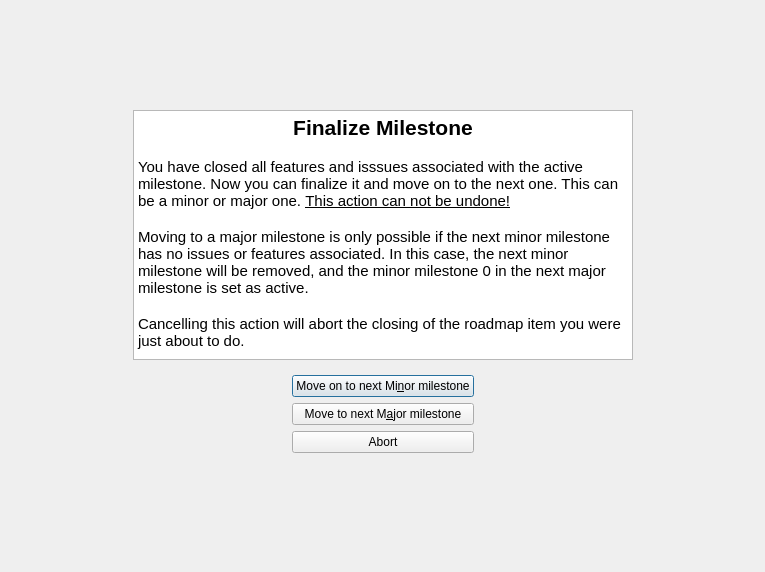
<?xml version="1.0" encoding="UTF-8"?>
<ui version="4.0">
 <class>Dialog</class>
 <widget class="QDialog" name="Dialog">
  <property name="geometry">
   <rect>
    <x>0</x>
    <y>0</y>
    <width>765</width>
    <height>572</height>
   </rect>
  </property>
  <property name="windowTitle">
   <string>Finalize Milestone</string>
  </property>
  <property name="modal">
   <bool>true</bool>
  </property>
  <layout class="QGridLayout" name="gridLayout_3">
   <item row="0" column="1">
    <spacer name="verticalSpacer_2">
     <property name="orientation">
      <enum>Qt::Vertical</enum>
     </property>
     <property name="sizeHint" stdset="0">
      <size>
       <width>20</width>
       <height>76</height>
      </size>
     </property>
    </spacer>
   </item>
   <item row="1" column="1" rowspan="2">
    <widget class="QWidget" name="widget" native="true">
     <layout class="QGridLayout" name="gridLayout_2">
      <item row="0" column="0" colspan="3">
       <widget class="QTextEdit" name="textEdit">
        <property name="sizePolicy">
         <sizepolicy hsizetype="Expanding" vsizetype="Preferred">
          <horstretch>0</horstretch>
          <verstretch>0</verstretch>
         </sizepolicy>
        </property>
        <property name="minimumSize">
         <size>
          <width>500</width>
          <height>250</height>
         </size>
        </property>
        <property name="readOnly">
         <bool>true</bool>
        </property>
        <property name="html">
         <string>&lt;!DOCTYPE HTML PUBLIC &quot;-//W3C//DTD HTML 4.0//EN&quot; &quot;http://www.w3.org/TR/REC-html40/strict.dtd&quot;&gt;
&lt;html&gt;&lt;head&gt;&lt;meta name=&quot;qrichtext&quot; content=&quot;1&quot; /&gt;&lt;style type=&quot;text/css&quot;&gt;
p, li { white-space: pre-wrap; }
&lt;/style&gt;&lt;/head&gt;&lt;body style=&quot; font-family:'Ubuntu'; font-size:11pt; font-weight:400; font-style:normal;&quot;&gt;
&lt;p align=&quot;center&quot; style=&quot; margin-top:0px; margin-bottom:0px; margin-left:0px; margin-right:0px; -qt-block-indent:0; text-indent:0px;&quot;&gt;&lt;span style=&quot; font-size:16pt; font-weight:600;&quot;&gt;Finalize Milestone&lt;/span&gt;&lt;/p&gt;
&lt;p style=&quot;-qt-paragraph-type:empty; margin-top:0px; margin-bottom:0px; margin-left:0px; margin-right:0px; -qt-block-indent:0; text-indent:0px;&quot;&gt;&lt;br /&gt;&lt;/p&gt;
&lt;p style=&quot; margin-top:0px; margin-bottom:0px; margin-left:0px; margin-right:0px; -qt-block-indent:0; text-indent:0px;&quot;&gt;You have closed all features and isssues associated with the active milestone. Now you can finalize it and move on to the next one. This can be a minor or major one. &lt;span style=&quot; text-decoration: underline;&quot;&gt;This action can not be undone!&lt;/span&gt;&lt;/p&gt;
&lt;p style=&quot;-qt-paragraph-type:empty; margin-top:0px; margin-bottom:0px; margin-left:0px; margin-right:0px; -qt-block-indent:0; text-indent:0px;&quot;&gt;&lt;br /&gt;&lt;/p&gt;
&lt;p style=&quot; margin-top:0px; margin-bottom:0px; margin-left:0px; margin-right:0px; -qt-block-indent:0; text-indent:0px;&quot;&gt;Moving to a major milestone is only possible if the next minor milestone has no issues or features associated. In this case, the next minor milestone will be removed, and the minor milestone 0 in the next major milestone is set as active.&lt;/p&gt;
&lt;p style=&quot;-qt-paragraph-type:empty; margin-top:0px; margin-bottom:0px; margin-left:0px; margin-right:0px; -qt-block-indent:0; text-indent:0px;&quot;&gt;&lt;br /&gt;&lt;/p&gt;
&lt;p style=&quot; margin-top:0px; margin-bottom:0px; margin-left:0px; margin-right:0px; -qt-block-indent:0; text-indent:0px;&quot;&gt;Cancelling this action will abort the closing of the roadmap item you were just about to do.&lt;/p&gt;&lt;/body&gt;&lt;/html&gt;</string>
        </property>
       </widget>
      </item>
      <item row="1" column="0">
       <spacer name="horizontalSpacer_2">
        <property name="orientation">
         <enum>Qt::Horizontal</enum>
        </property>
        <property name="sizeHint" stdset="0">
         <size>
          <width>112</width>
          <height>18</height>
         </size>
        </property>
       </spacer>
      </item>
      <item row="1" column="1">
       <widget class="QWidget" name="widget_2" native="true">
        <layout class="QGridLayout" name="gridLayout">
         <item row="0" column="0">
          <widget class="QPushButton" name="btn_finminor">
           <property name="text">
            <string>Move on to next Mi&amp;nor milestone</string>
           </property>
          </widget>
         </item>
         <item row="1" column="0">
          <widget class="QPushButton" name="btn_finmajor">
           <property name="text">
            <string>Move to next M&amp;ajor milestone</string>
           </property>
          </widget>
         </item>
         <item row="2" column="0">
          <widget class="QPushButton" name="btn_abort">
           <property name="text">
            <string>Abort</string>
           </property>
          </widget>
         </item>
        </layout>
       </widget>
      </item>
      <item row="1" column="2">
       <spacer name="horizontalSpacer_3">
        <property name="orientation">
         <enum>Qt::Horizontal</enum>
        </property>
        <property name="sizeHint" stdset="0">
         <size>
          <width>112</width>
          <height>20</height>
         </size>
        </property>
       </spacer>
      </item>
     </layout>
    </widget>
   </item>
   <item row="1" column="2">
    <spacer name="horizontalSpacer">
     <property name="orientation">
      <enum>Qt::Horizontal</enum>
     </property>
     <property name="sizeHint" stdset="0">
      <size>
       <width>105</width>
       <height>20</height>
      </size>
     </property>
    </spacer>
   </item>
   <item row="2" column="0">
    <spacer name="horizontalSpacer_4">
     <property name="orientation">
      <enum>Qt::Horizontal</enum>
     </property>
     <property name="sizeHint" stdset="0">
      <size>
       <width>106</width>
       <height>20</height>
      </size>
     </property>
    </spacer>
   </item>
   <item row="3" column="1">
    <spacer name="verticalSpacer">
     <property name="orientation">
      <enum>Qt::Vertical</enum>
     </property>
     <property name="sizeHint" stdset="0">
      <size>
       <width>20</width>
       <height>75</height>
      </size>
     </property>
    </spacer>
   </item>
  </layout>
 </widget>
 <tabstops>
  <tabstop>btn_finminor</tabstop>
  <tabstop>btn_finmajor</tabstop>
  <tabstop>btn_abort</tabstop>
  <tabstop>textEdit</tabstop>
 </tabstops>
 <resources/>
 <connections/>
</ui>
